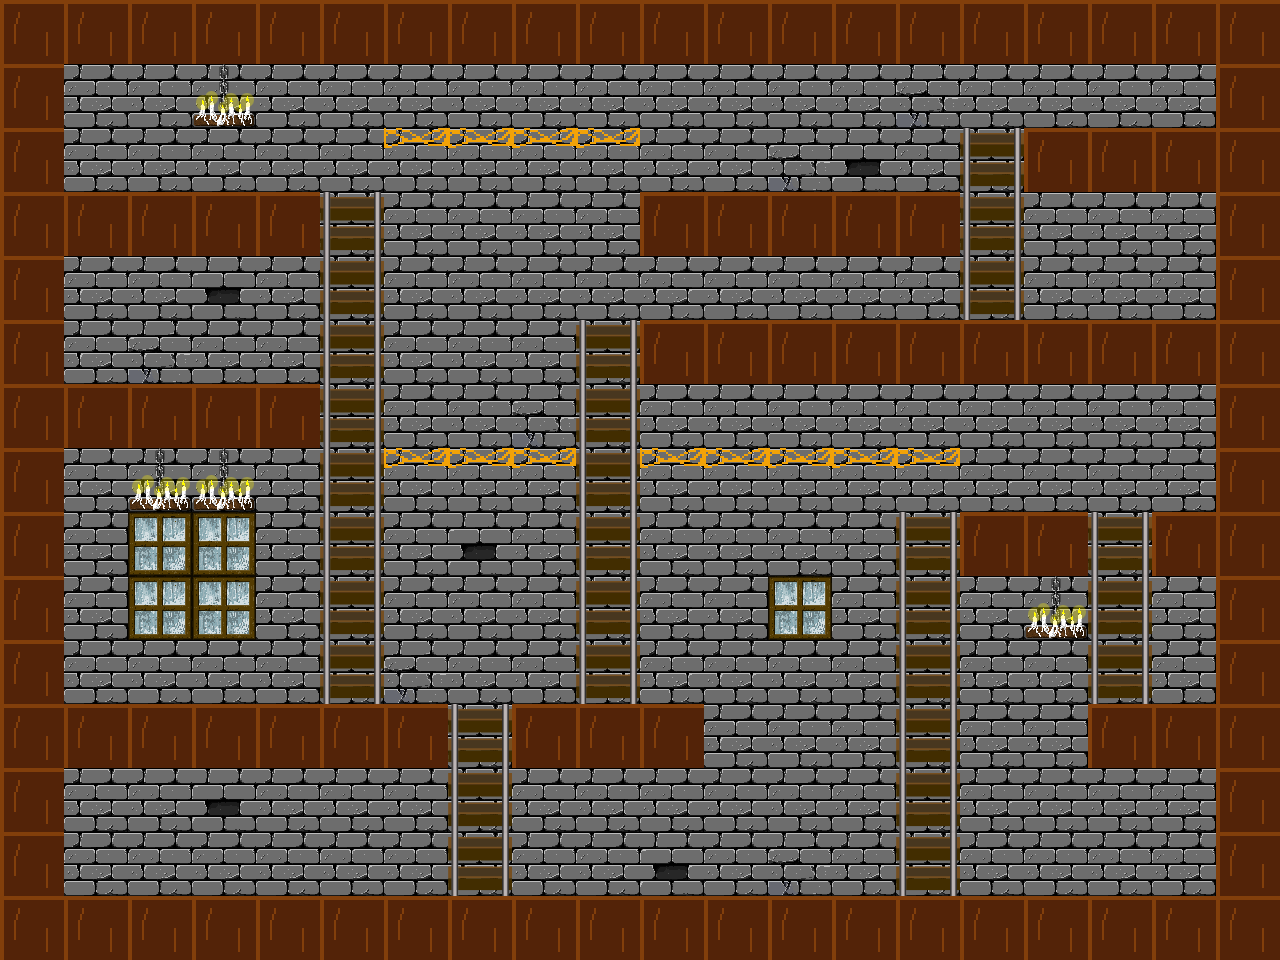

A level layout from a 2D game, rendered from its tile map. Below: a short description, then the map file with tile-grid data replaced by summaries:
An orthogonal 20x15 tile map with 64x64 px tiles, 3 tile layers (Background, Background2, Walls), 4 tilesets.

<map version="1.5" tiledversion="1.7.2" orientation="orthogonal" renderorder="right-down" width="20" height="15" tilewidth="64" tileheight="64" infinite="0" nextlayerid="4" nextobjectid="1">
 <tileset firstgid="1" source="cpa.tsx" />
 <tileset firstgid="37" source="platform.tsx" />
 <tileset firstgid="38" source="../Level1/tileset2.tsx" />
 <tileset firstgid="138" source="rope.tsx" />
 <layer id="1" name="Background" width="20" height="15">
  <data>[300 cells, 300 non-empty, 4 distinct tile ids]</data>
 </layer>
 <layer id="3" name="Background2" width="20" height="15">
  <data>[300 cells, 4 non-empty, 1 distinct tile ids]</data>
 </layer>
 <layer id="2" name="Walls" width="20" height="15">
  <data>[300 cells, 146 non-empty, 4 distinct tile ids]</data>
 </layer>
</map>
